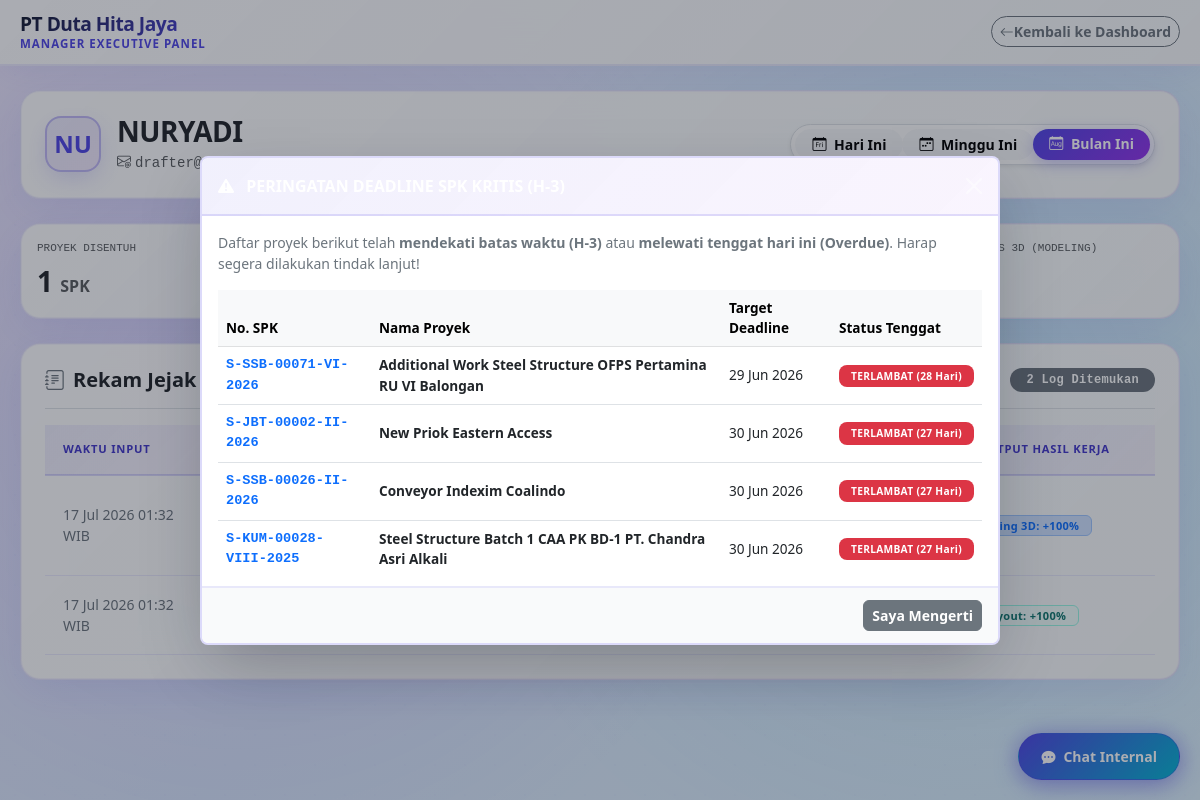
Screenshot of /manager/detail_drafter?id=21&filter=monthly (signed in) with the database file from the repository.
### tables this page shows
CREATE TABLE `users` (
  `id_user` int(11) NOT NULL,
  `username` varchar(50) NOT NULL,
  `password` varchar(255) NOT NULL,
  `nama_lengkap` varchar(100) NOT NULL,
  `role` enum('admin','drafter','manager') NOT NULL,
  `status_akun` enum('Pending','Approved') NOT NULL DEFAULT 'Pending',
  `last_active` datetime DEFAULT NULL
);

CREATE TABLE `spk_progres` (
  `id_progres` int(11) NOT NULL,
  `id_spk` int(11) NOT NULL,
  `id_user` int(11) NOT NULL,
  `tonase_diambil` decimal(15,2) NOT NULL DEFAULT 0.00,
  `progres_ga` int(11) DEFAULT 0,
  `progres_modeling` int(11) DEFAULT 0,
  `tgl_update` timestamp NOT NULL DEFAULT current_timestamp(),
  `keterangan_kerja` text NOT NULL,
  `is_kerja_tambah` tinyint(1) NOT NULL DEFAULT 0
);

CREATE TABLE `spk` (
  `id_spk` int(11) NOT NULL,
  `no_spk` varchar(50) NOT NULL,
  `nama_proyek` varchar(150) NOT NULL,
  `nama_client` varchar(150) DEFAULT NULL,
  `deskripsi_tugas` text NOT NULL,
  `tingkat_urgensi` enum('Normal','High','Urgent') NOT NULL DEFAULT 'Normal',
  `total_tonase` decimal(15,2) NOT NULL DEFAULT 0.00,
  `deadline` datetime DEFAULT NULL,
  `status` enum('Pending','On Progress','Paused','Completed') NOT NULL DEFAULT 'Pending',
  `tgl_input` datetime NOT NULL DEFAULT current_timestamp(),
  `tgl_mulai` datetime DEFAULT NULL,
  `tgl_selesai` datetime DEFAULT NULL,
  `id_admin` int(11) NOT NULL,
  `id_drafter` int(11) DEFAULT NULL,
  `link_drive` text DEFAULT NULL
);

### manager/detail_drafter.php (the view, shortened to what this page needs)
<?php
require '../config.php';
$id_drafter = isset($_GET['id']) ? intval($_GET['id']) : 0;
$filter = isset($_GET['filter']) ? $_GET['filter'] : 'daily';
$query_user = $conn->query("SELECT * FROM users WHERE id_user = $id_drafter AND role = 'drafter'");
$drafter_info = $query_user->fetch_assoc();
$where_waktu = "";
$label_periode = "";
if ($filter === 'daily') {
    $where_waktu = " AND DATE(p.tgl_update) = CURDATE() ";
    $label_periode = "HARI INI (DAILY)";
} elseif ($filter === 'weekly') {
    $where_waktu = " AND YEARWEEK(p.tgl_update, 1) = YEARWEEK(CURDATE(), 1) ";
    $label_periode = "MINGGU INI (WEEKLY)";
} elseif ($filter === 'monthly') {
    $where_waktu = " AND MONTH(p.tgl_update) = MONTH(CURDATE()) AND YEAR(p.tgl_update) = YEAR(CURDATE()) ";
    $label_periode = "BULAN INI (MONTHLY)";
}
$query_log = "SELECT p.*, s.no_spk, s.nama_proyek, s.nama_client
              FROM spk_progres p
              JOIN spk s ON p.id_spk = s.id_spk
              WHERE p.id_user = $id_drafter $where_waktu
              ORDER BY p.tgl_update DESC";
$list_logs = $conn->query($query_log);
$stats_drafter = $conn->query("SELECT
    COUNT(DISTINCT p.id_spk) AS total_spk_disentuh,
    COALESCE(SUM(p.tonase_diambil), 0) AS total_tonase_diselesaikan,
    COALESCE(SUM(p.progres_ga), 0) AS total_cicilan_ga,
    COALESCE(SUM(p.progres_modeling), 0) AS total_cicilan_model
    FROM spk_progres p
    WHERE p.id_user = $id_drafter $where_waktu")->fetch_assoc();
?>
<!DOCTYPE html>
<html lang="id">
<head>
    <link href="../bootstrap.min.css" rel="stylesheet">
    <link href="../bootstrap-icons.min.css" rel="stylesheet">
</head>
<body>
<nav class="navbar navbar-expand-lg navbar-glass sticky-top shadow-sm mb-4">
    <div class="container-responsive d-flex justify-content-between align-items-center">
        <a class="navbar-brand p-0" href="dashboard">
            <div class="company-info-steel">
                <div class="company-name-steel">PT Duta Hita Jaya</div>
                <div class="company-division-steel">MANAGER EXECUTIVE PANEL</div>
            </div>
        </a>
        <a class="btn btn-outline-secondary btn-sm rounded-pill px-3.5 fw-semibold d-inline-flex align-items-center" href="dashboard">
            <i class="bi bi-arrow-left me-1.5"></i> <span>Kembali ke Dashboard</span>
        </a>
    </div>
</nav>
<div class="container-responsive my-4">
    <div class="glass-card p-4 mb-4">
        <div class="d-flex align-items-center justify-content-between flex-wrap gap-3">
            <div class="d-flex align-items-center gap-3">
                <div class="icon-glow-container icon-glow-blue fs-4 fw-bold">
                    <?= substr($drafter_info['nama_lengkap'], 0, 2); ?>
                </div>
                <div>
                    <h3 class="fw-bold text-dark m-0" style="letter-spacing: -0.5px;"><?= htmlspecialchars($drafter_info['nama_lengkap']); ?></h3>
                    <span class="text-muted small font-monospace"><i class="bi bi-envelope-at me-1"></i><?= htmlspecialchars($drafter_info['username_email'] ?? 'drafter@dutahitajaya.co.id'); ?></span>
                </div>
            </div>
            <div class="btn-group btn-group-sm rounded-pill shadow-sm border bg-white p-1" role="group">
                <a href="?id=<?= $id_drafter; ?>&filter=daily" class="btn rounded-pill px-3 fw-semibold <?= ($filter === 'daily') ? 'btn-primary' : 'btn-light'; ?>"><i class="bi bi-calendar-day me-1"></i> Hari Ini</a>
                <a href="?id=<?= $id_drafter; ?>&filter=weekly" class="btn rounded-pill px-3 fw-semibold <?= ($filter === 'weekly') ? 'btn-primary' : 'btn-light'; ?>"><i class="bi bi-calendar-week me-1"></i> Minggu Ini</a>
                <a href="?id=<?= $id_drafter; ?>&filter=monthly" class="btn rounded-pill px-3 fw-semibold <?= ($filter === 'monthly') ? 'btn-primary' : 'btn-light'; ?>"><i class="bi bi-calendar-month me-1"></i> Bulan Ini</a>
            </div>
        </div>
    </div>
    <div class="row g-3 mb-4">
        <div class="col-md-3 col-sm-6 col-12">
            <div class="card-stat-glass p-3 border-start border-info border-4">
                <div class="text-muted font-monospace small" style="font-size:11px;">PROYEK DISENTUH</div>
                <div class="fs-3 fw-bold text-dark mt-1"><?= $stats_drafter['total_spk_disentuh']; ?> <span class="text-muted small fs-6">SPK</span></div>
            </div>
        </div>
        <div class="col-md-3 col-sm-6 col-12">
            <div class="card-stat-glass p-3 border-start border-success border-4">
                <div class="text-muted font-monospace small" style="font-size:11px;">VOLUME DIKELUARKAN (SHOP)</div>
                <div class="fs-3 fw-bold text-success mt-1"><?= number_format($stats_drafter['total_tonase_diselesaikan'], 2, ',', '.'); ?> <span class="fs-6 text-muted fw-normal">Kg</span></div>
            </div>
        </div>
        <div class="col-md-3 col-sm-6 col-12">
            <div class="card-stat-glass p-3 border-start border-teal border-4" style="border-color:#14b8a6 !important;">
                <div class="text-muted font-monospace small" style="font-size:11px;">TOTAL PROGRES LAYOUT (GA)</div>
                <div class="fs-3 fw-bold mt-1" style="color:#0f766e;"><?= $stats_drafter['total_cicilan_ga']; ?> <span class="fs-6 text-muted fw-normal">%</span></div>
            </div>
        </div>
        <div class="col-md-3 col-sm-6 col-12">
            <div class="card-stat-glass p-3 border-start border-primary border-4">
                <div class="text-muted font-monospace small" style="font-size:11px;">TOTAL PROGRES 3D (MODELING)</div>
                <div class="fs-3 fw-bold text-primary mt-1"><?= $stats_drafter['total_cicilan_model']; ?> <span class="fs-6 text-muted fw-normal">%</span></div>
            </div>
        </div>
    </div>
    <div class="glass-card p-4">
        <div class="d-flex justify-content-between align-items-center border-bottom pb-3 mb-3 flex-wrap gap-2">
            <h5 class="fw-bold text-dark m-0 d-flex align-items-center">
                <i class="bi bi-journal-text text-secondary me-2"></i> Rekam Jejak Aktivitas Kerja Periode: <span class="text-primary font-monospace ms-2"><?= $label_periode; ?></span>
            </h5>
            <span class="badge bg-secondary font-monospace rounded-pill px-3 py-1.5"><?= $list_logs->num_rows; ?> Log Ditemukan</span>
        </div>
        <div class="table-responsive">
            <table class="table table-glass align-middle mb-0">
                <thead>
                    <tr>
                        <th style="width:15%;">Waktu Input</th>
                        <th style="width:15%;">No. SPK</th>
                        <th style="width:25%;">Nama Proyek &amp; Client</th>
                        <th style="width:25%;">Keterangan Aktivitas Gambar</th>
                        <th class="text-center" style="width:20%;">Output Hasil Kerja</th>
                    </tr>
                </thead>
                <tbody>
                    <?php if ($list_logs->num_rows > 0) : ?>
                        <?php while ($log = $list_logs->fetch_assoc()) :
                            $clean_log_drafter_ket = str_replace(["\r\n", "\r", "\n"], " ", $log['keterangan_kerja']);
                        ?>
                            <tr>
                                <td class="text-secondary small fw-medium"><?= date('d M Y H:i', strtotime($log['tgl_update'])); ?> WIB</td>
                                <td><span class="font-monospace-custom text-dark"><?= $log['no_spk']; ?></span></td>
                                <td>
                                    <div class="fw-bold text-dark mb-0"><?= htmlspecialchars($log['nama_proyek']); ?></div>
                                    <small class="text-muted"><i class="bi bi-building me-1"></i><?= htmlspecialchars($log['nama_client'] ?? '-'); ?></small>
                                </td>
                                <td>
                                    <span class="text-dark d-block fw-medium text-wrap-custom"><?= htmlspecialchars($clean_log_drafter_ket ?? 'Tidak ada deskripsi aktivitas harian.'); ?></span>
                                </td>
                                <td>
                                    <div class="d-flex flex-column gap-1 align-items-md-start">
                                        <?php if ((int)$log['progres_ga'] > 0) : ?>
                                            <span class="badge px-2.5 py-1 border rounded-2" style="border-color:#99f6e4 !important; background-color:#f0fdfa !important; color:#0f766e !important; font-size:11px;">GA Layout: +<?= $log['progres_ga']; ?>%</span>
                                        <?php endif; ?>
                                        <?php if ((int)$log['progres_modeling'] > 0) : ?>
                                            <span class="badge bg-primary-subtle text-primary border border-primary-subtle px-2.5 py-1 rounded-2" style="font-size:11px;">Modeling 3D: +<?= $log['progres_modeling']; ?>%</span>
                                        <?php endif; ?>
                                    </div>
                                </td>
                            </tr>
                        <?php endwhile; ?>
                    <?php endif; ?>
                </tbody>
            </table>
        </div>
    </div>
</div>
<?php include '../chat_and_alert_component.php'; ?>
</body>
</html>

### chat_and_alert_component.php (shortened to what this page needs)
<?php
$where_kritis = "WHERE spk.status IN ('Pending', 'On Progress', 'Paused')
                 AND DATEDIFF(spk.deadline, CURDATE()) <= 3";
$query_alert = "SELECT spk.id_spk, spk.no_spk, spk.nama_proyek, spk.deadline, spk.status, spk.tingkat_urgensi,
                       DATEDIFF(spk.deadline, CURDATE()) AS sisa_hari
                FROM spk $where_kritis ORDER BY sisa_hari ASC";
$list_alert = $conn->query($query_alert);
$total_kritis = $list_alert ? $list_alert->num_rows : 0;
?>
<?php if ($total_kritis > 0) : ?>
<div class="modal fade" id="modalDeadlineAlert" data-bs-backdrop="static" tabindex="-1" aria-hidden="true">
    <div class="modal-dialog modal-dialog-centered modal-lg">
        <div class="modal-content border-0 shadow-lg">
            <div class="modal-header bg-danger text-white">
                <h5 class="modal-title fw-bold fs-6">
                    <i class="bi bi-exclamation-triangle-fill me-2"></i> PERINGATAN DEADLINE SPK KRITIS (H-3)
                </h5>
                <button type="button" class="btn-close btn-close-white" data-bs-dismiss="modal" aria-label="Close"></button>
            </div>
            <div class="modal-body p-3">
                <p class="text-secondary small mb-3">
                    Daftar proyek berikut telah <strong>mendekati batas waktu (H-3)</strong> atau <strong>melewati tenggat hari ini (Overdue)</strong>. Harap segera dilakukan tindak lanjut!
                </p>
                <div class="table-responsive" style="max-height: 280px;">
                    <table class="table table-hover align-middle mb-0" style="font-size: 0.85rem;">
                        <thead class="table-light">
                            <tr>
                                <th>No. SPK</th>
                                <th>Nama Proyek</th>
                                <th>Target Deadline</th>
                                <th>Status Tenggat</th>
                            </tr>
                        </thead>
                        <tbody>
                            <?php while ($row_alert = $list_alert->fetch_assoc()) :
                                $sisa = (int)$row_alert['sisa_hari'];
                                if ($sisa < 0) {
                                    $status_lbl = "<span class='badge bg-danger'>TERLAMBAT (" . abs($sisa) . " Hari)</span>";
                                } elseif ($sisa == 0) {
                                    $status_lbl = "<span class='badge bg-danger text-white fw-bold'>HARI INI DEADLINE!</span>";
                                } else {
                                    $status_lbl = "<span class='badge bg-warning text-dark'>Sisa $sisa Hari</span>";
                                }
                                $detail_link = "detail_spk?id=";
                            ?>
                                <tr>
                                    <td class="font-monospace fw-bold text-primary">
                                        <a href="<?= $detail_link . $row_alert['id_spk']; ?>" class="text-decoration-none"><?= $row_alert['no_spk']; ?></a>
                                    </td>
                                    <td class="fw-semibold text-dark"><?= htmlspecialchars($row_alert['nama_proyek']); ?></td>
                                    <td><?= date('d M Y', strtotime($row_alert['deadline'])); ?></td>
                                    <td><?= $status_lbl; ?></td>
                                </tr>
                            <?php endwhile; ?>
                        </tbody>
                    </table>
                </div>
            </div>
            <div class="modal-footer bg-light py-2">
                <button type="button" class="btn btn-secondary btn-sm rounded-2 fw-semibold" data-bs-dismiss="modal">Saya Mengerti</button>
            </div>
        </div>
    </div>
</div>
<?php endif; ?>
<button class="chat-dock-trigger" id="btnOpenChat">
    <i class="bi bi-chat-dots-fill"></i>
    <span>Chat Internal</span>
</button>

### chat_and_alert_component.php (style rules this page uses)
.chat-dock-trigger { position: fixed; bottom: 20px; right: 20px; z-index: 1040; background: linear-gradient(135deg, #4F46E5 0%, #06B6D4 100%); color: #fff; border: 1.5px solid rgba(79, 70, 229, 0.4); border-radius: 50px; padding: 12px 22px; box-shadow: 0 6px 24px rgba(79, 70, 229, 0.4), 0 0 20px rgba(79, 70, 229, 0.2); font-weight: 600; font-size: 0.875rem; cursor: pointer; transition: all 0.3s cubic-bezier(0.4, 0, 0.2, 1); display: flex; align-items: center; gap: 8px; }

### rows the page displays
users: nama_lengkap "NU", nama_lengkap "NURYADI"
spk_progres: tgl_update "17 Jul 2026 01:32", progres_modeling "100"
spk_progres: tgl_update "17 Jul 2026 01:32", progres_ga "100"
spk: no_spk "S-SSB-00071-VI-2026", nama_proyek "Additional Work Steel Structure OFPS Pertamina RU VI Balongan", deadline "29 Jun 2026", sisa "28"
spk: no_spk "S-JBT-00002-II-2026", nama_proyek "New Priok Eastern Access", deadline "30 Jun 2026", sisa "27"
spk: no_spk "S-SSB-00026-II-2026", nama_proyek "Conveyor Indexim Coalindo", deadline "30 Jun 2026", sisa "27"
spk: no_spk "S-KUM-00028-VIII-2025", nama_proyek "Steel Structure Batch 1 CAA PK BD-1 PT. Chandra Asri Alkali", deadline "30 Jun 2026", sisa "27"

### other values shown
$stats_drafter['total_spk_disentuh'] "1"
$list_logs->num_rows "2"
